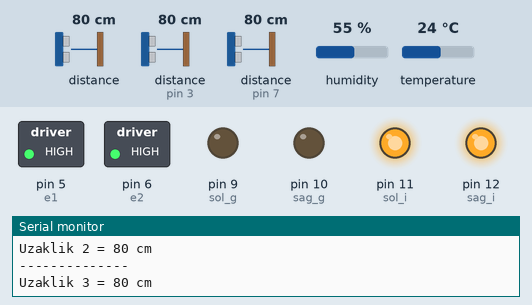
The sketch below on a simulated Arduino Uno, built with avr-gcc and run on an emulated ATmega328P. On the bench: switched loads named in the sketch (green lamp = pin HIGH), output pins drawn as LEDs (lit = HIGH), the last lines printed to the serial monitor. Wiring (inferred from the names in the program): 3 × ultrasonic range finder: trigger pin 2, echo pin 3 / trigger pin 4, echo pin 7 / trigger pin 8, echo pin 0. Dashed ring = blinking. The inputs (shaded band) are chosen by the test bench; at power-on: distance to the obstacle 80 cm, distance to the obstacle (sensors on pin 3, pin 7) 80 cm, humidity 55 %, temperature 24 °C. The echo pulse lasts 58.3 µs per cm; pins used as bus, display or sensor lines are not drawn.

Above: at 1.2 s.
1.3 s: distance to the obstacle (sensor 0) set to 4 cm
At 2.16 s:
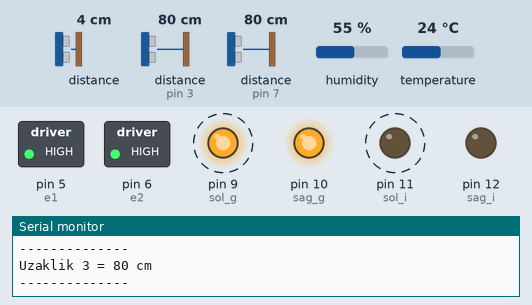
4.8 s: distance to the obstacle (sensor on pin 3) set to 18 cm
10.9 s: distance to the obstacle (sensor 0) set to 250 cm
At 11.78 s:
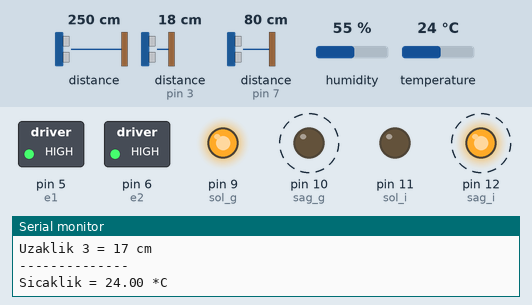
14.4 s: distance to the obstacle (sensor on pin 7) set to 120 cm
20.5 s: distance to the obstacle (sensor on pin 3) set to 23 cm
At 20.9 s:
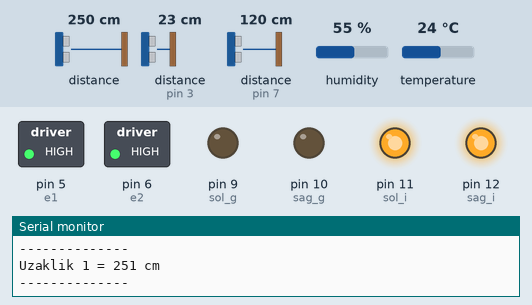
22.1 s: distance to the obstacle (sensor on pin 3) set to 2 cm
At 22.36 s:
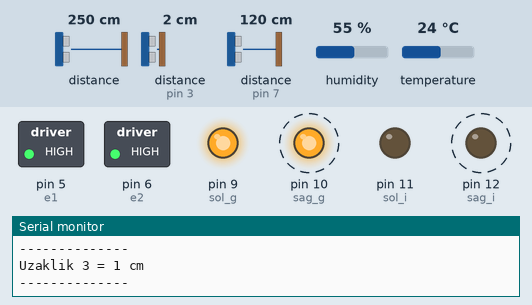
Timing chart, 0 to 26.6 s (numbered marks = the images above; inputs shaded):
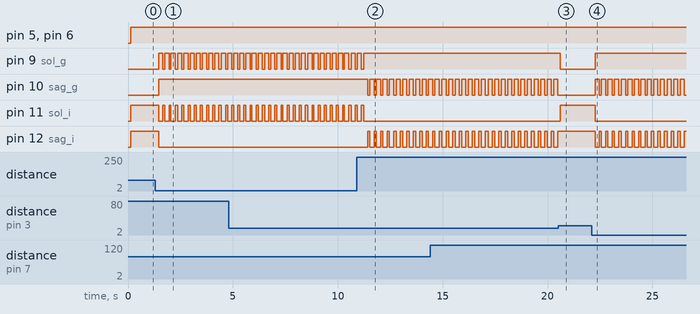

Measured:
- the behaviour switches between 20 and 21 cm on distance to the obstacle (sensor on pin 3) (found by bisection; images 2 and 3)
- after the input at 1.3 s, pin 9 (sol_g): alternates HIGH for 0.20 s and LOW for 0.09 s, starting after 0.16 s; pin 10 (sag_g): LOW → HIGH after 0.16 s; pin 11 (sol_i): alternates HIGH for 0.09 s and LOW for 0.20 s, starting after 0.16 s; pin 12 (sag_i): HIGH → LOW after 0.16 s
- after the input at 10.9 s, pin 9 (sol_g): goes on until 11.2 s, then stays HIGH; pin 10 (sag_g): alternates HIGH for 0.20 s and LOW for 0.11 s, starting after 0.53 s; pin 11 (sol_i): goes on until 11.2 s, then stays LOW; pin 12 (sag_i): alternates HIGH for 0.11 s and LOW for 0.20 s, starting after 0.53 s
- after the input at 20.5 s, pin 9 (sol_g): HIGH → LOW after 0.11 s; pin 10 (sag_g): stops changing and stays LOW; pin 11 (sol_i): LOW → HIGH after 0.11 s; pin 12 (sag_i): stops changing and stays HIGH
- after the input at 22.1 s, pin 9 (sol_g): LOW → HIGH after 0.16 s; pin 10 (sag_g): alternates HIGH for 0.20 s and LOW for 0.11 s, starting after 0.16 s; pin 11 (sol_i): HIGH → LOW after 0.16 s; pin 12 (sag_i): alternates HIGH for 0.11 s and LOW for 0.20 s, starting after 0.16 s

The sketch:

engelalgilayanrobot.ino
```cpp
//EREN BOZ ENGEL ALGILAYAN ROBOT//

#include "DHT.h"             //Kütüphane tanıtıldı.
#define DHTPIN 13            //DHT11'in pinini atadık.
#define DHTTYPE DHT11        //DHT sensör modelimizi tanımladık.Burada DHT22'niz varsa DHT22 yazınız.
DHT dht11(DHTPIN, DHTTYPE);  //Sensörümüze isim verdik.

const int trig_a =  8;       //HC-SR04 sensörün trig ve echo pinlerini atadık.
const int echo_a =  0;

const int trig_b =  4;
const int echo_b =  7;

const int trig_c =  2;
const int echo_c =  3;

const int sol_i  = 11;       //Motor sürücü pinlerini atadık.
const int sol_g  =  9;
const int sag_i  = 12;
const int sag_g  = 10;

const int e1     =  5;
const int e2     =  6;

#define hiz  255            //Hız ve bekleme değişkenleri tanımlandı.
#define bek  200

int sure_a;                 //Süre ve mesafe değişkenleri tanımlandı.
int mesafe_a;

int sure_b;
int mesafe_b;

int sure_c;
int mesafe_c;

void setup() {
  pinMode(trig_a , OUTPUT);
  pinMode(trig_b , OUTPUT);
  pinMode(trig_c , OUTPUT);
  pinMode(echo_a , INPUT);
  pinMode(echo_b , INPUT);
  pinMode(echo_c , INPUT);

  pinMode(sol_i, OUTPUT);
  pinMode(sol_g, OUTPUT);
  pinMode(sag_i, OUTPUT);
  pinMode(sag_g, OUTPUT);

  pinMode(e1, OUTPUT);
  pinMode(e2, OUTPUT);

  Serial.begin(9600);        //Serial ekranı çalıştırdık.
  dht11.begin();             //DHT11'i çalıştırdık.
}

void loop()
{

  float t = dht11.readTemperature();  //Sıcaklık için "t" isimli değişken tanımladık.

  //Ses hızını sıcaklığa bağlı olarak güncelliyoruz.Formül "331√ 1+t/273"
  float seshizi = 1 / (((sqrt((t / 273) + 1)) * 331) / 10000);

  digitalWrite(trig_a , HIGH);         //Trig pinine güç yolladık.
  delayMicroseconds(1000);             //1 milisaniye çalışmasını sağladık.
  digitalWrite(trig_a , LOW);          //Gücü kestik.
  sure_a = pulseIn(echo_a , HIGH);     //Trig pininden engele yollanan sesin geri gelme süresini "sure_a" isimli değişkene kaydettik.
  mesafe_a = (sure_a/2) / seshizi;     //Mesafeyi hesaplamak için "sure_a" değişkenini 2'ye bölüyoruz çünkü "sure_a" değişkeni engele çarpıp geri yansıma süresiydi. Bize sadece birtanesi lazım o yüzden
                                       //ikiye bölüyoruz. Sonra sonucu ses hızına bölüyoruz ve mesafeyi buluyoruz.

  digitalWrite(trig_b , HIGH);
  delayMicroseconds(1000);
  digitalWrite(trig_b , LOW);
  sure_b = pulseIn(echo_b , HIGH);
  mesafe_b = (sure_b/2) / seshizi;

  digitalWrite(trig_c , HIGH);
  delayMicroseconds(1000);
  digitalWrite(trig_c , LOW);
  sure_c = pulseIn(echo_c , HIGH);
  mesafe_c = (sure_c/2) / seshizi;

  Serial.print("Sicaklik = ");         //Sıcaklığı serial ekrana yazdırıyoruz.
  Serial.print(t);
  Serial.println(" *C ");
  Serial.println("--------------");

  Serial.print("Uzaklik 1 = ");         //Mesafeyi serial ekrana yazdırıyoruz.
  Serial.print(mesafe_a);
  Serial.println(" cm");
  Serial.println("--------------");

  Serial.print("Uzaklik 2 = ");
  Serial.print(mesafe_b);
  Serial.println(" cm");
  Serial.println("--------------");

  Serial.print("Uzaklik 3 = ");
  Serial.print(mesafe_c);
  Serial.println(" cm");
  Serial.println("--------------");

  if (mesafe_a < 20)                   //Engel algılandığında yapılması gereken dönme hareketlerini yazdık.
  {
    analogWrite(e1 , hiz);
    analogWrite(e2 , hiz);
    digitalWrite(sol_i ,   LOW);
    digitalWrite(sol_g ,  HIGH);
    digitalWrite(sag_i ,   LOW);
    digitalWrite(sag_g ,  HIGH);
    delay(bek);
    digitalWrite(sol_i , HIGH);
    digitalWrite(sol_g ,  LOW);
    digitalWrite(sag_i ,  LOW);
    digitalWrite(sag_g , HIGH);
  }
  else if (mesafe_b < 25)
  {
    analogWrite(e1 , hiz);
    analogWrite(e2 , hiz);
    digitalWrite(sol_i ,  LOW);
    digitalWrite(sol_g , HIGH);
    digitalWrite(sag_i ,  LOW);
    digitalWrite(sag_g , HIGH);
    delay(bek);
    digitalWrite(sol_i , HIGH);
    digitalWrite(sol_g ,  LOW);
    digitalWrite(sag_i ,  LOW);
    digitalWrite(sag_g , HIGH);
  }
  else if (mesafe_c < 20)
  {
    analogWrite(e1 , hiz);
    analogWrite(e2 , hiz);
    digitalWrite(sol_i ,  LOW);
    digitalWrite(sol_g , HIGH);
    digitalWrite(sag_i ,  LOW);
    digitalWrite(sag_g , HIGH);
    delay(bek);
    digitalWrite(sol_i ,  LOW);
    digitalWrite(sol_g , HIGH);
    digitalWrite(sag_i , HIGH);
    digitalWrite(sag_g ,  LOW);
  }
  else                                 //Eğer bir engel yoksa düz gitmesini istedik.
  {
    analogWrite(e1 , hiz);
    analogWrite(e2 , hiz);
    digitalWrite(sol_i , HIGH);
    digitalWrite(sol_g ,  LOW);
    digitalWrite(sag_i , HIGH);
    digitalWrite(sag_g ,  LOW);

  }


}
```
